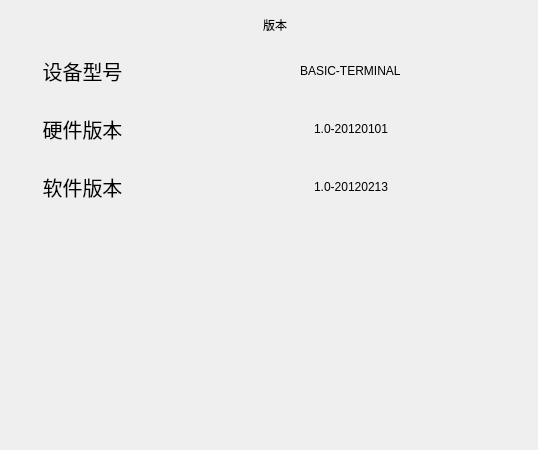
<?xml version="1.0" encoding="UTF-8"?>
<ui version="4.0">
 <class>VersionDialog</class>
 <widget class="QDialog" name="VersionDialog">
  <property name="geometry">
   <rect>
    <x>0</x>
    <y>0</y>
    <width>538</width>
    <height>450</height>
   </rect>
  </property>
  <property name="windowTitle">
   <string>Dialog</string>
  </property>
  <widget class="QFrame" name="frameVersionSetting">
   <property name="geometry">
    <rect>
     <x>0</x>
     <y>0</y>
     <width>538</width>
     <height>450</height>
    </rect>
   </property>
   <property name="styleSheet">
    <string notr="true"/>
   </property>
   <property name="frameShape">
    <enum>QFrame::NoFrame</enum>
   </property>
   <property name="frameShadow">
    <enum>QFrame::Raised</enum>
   </property>
  </widget>
  <widget class="QLabel" name="label_2">
   <property name="geometry">
    <rect>
     <x>0</x>
     <y>42</y>
     <width>165</width>
     <height>58</height>
    </rect>
   </property>
   <property name="styleSheet">
    <string notr="true">font: 20px</string>
   </property>
   <property name="text">
    <string>设备型号</string>
   </property>
   <property name="alignment">
    <set>Qt::AlignCenter</set>
   </property>
  </widget>
  <widget class="QLineEdit" name="lineEdit_ModalType">
   <property name="geometry">
    <rect>
     <x>165</x>
     <y>42</y>
     <width>373</width>
     <height>58</height>
    </rect>
   </property>
   <property name="focusPolicy">
    <enum>Qt::NoFocus</enum>
   </property>
   <property name="styleSheet">
    <string notr="true">border: 0px;
background-color: transparent;</string>
   </property>
   <property name="text">
    <string>BASIC-TERMINAL</string>
   </property>
   <property name="alignment">
    <set>Qt::AlignCenter</set>
   </property>
   <property name="readOnly">
    <bool>true</bool>
   </property>
  </widget>
  <widget class="QLabel" name="label_title">
   <property name="geometry">
    <rect>
     <x>20</x>
     <y>0</y>
     <width>510</width>
     <height>50</height>
    </rect>
   </property>
   <property name="font">
    <font>
     <weight>50</weight>
     <italic>false</italic>
     <bold>false</bold>
    </font>
   </property>
   <property name="mouseTracking">
    <bool>false</bool>
   </property>
   <property name="autoFillBackground">
    <bool>false</bool>
   </property>
   <property name="styleSheet">
    <string notr="true"/>
   </property>
   <property name="text">
    <string>版本</string>
   </property>
   <property name="alignment">
    <set>Qt::AlignCenter</set>
   </property>
  </widget>
  <widget class="QLabel" name="label_3">
   <property name="geometry">
    <rect>
     <x>0</x>
     <y>100</y>
     <width>165</width>
     <height>58</height>
    </rect>
   </property>
   <property name="styleSheet">
    <string notr="true">font: 20px</string>
   </property>
   <property name="text">
    <string>硬件版本</string>
   </property>
   <property name="alignment">
    <set>Qt::AlignCenter</set>
   </property>
  </widget>
  <widget class="QLineEdit" name="lineEdit_HardwareVersion">
   <property name="geometry">
    <rect>
     <x>165</x>
     <y>100</y>
     <width>373</width>
     <height>58</height>
    </rect>
   </property>
   <property name="focusPolicy">
    <enum>Qt::NoFocus</enum>
   </property>
   <property name="styleSheet">
    <string notr="true">border: 0px;
background-color: transparent;</string>
   </property>
   <property name="text">
    <string>1.0-20120101</string>
   </property>
   <property name="alignment">
    <set>Qt::AlignCenter</set>
   </property>
   <property name="readOnly">
    <bool>true</bool>
   </property>
  </widget>
  <widget class="QLineEdit" name="lineEdit_SoftwareVersion">
   <property name="geometry">
    <rect>
     <x>165</x>
     <y>158</y>
     <width>373</width>
     <height>58</height>
    </rect>
   </property>
   <property name="focusPolicy">
    <enum>Qt::NoFocus</enum>
   </property>
   <property name="styleSheet">
    <string notr="true">border: 0px;
background-color: transparent;</string>
   </property>
   <property name="text">
    <string>1.0-20120213</string>
   </property>
   <property name="alignment">
    <set>Qt::AlignCenter</set>
   </property>
   <property name="readOnly">
    <bool>true</bool>
   </property>
  </widget>
  <widget class="QLabel" name="label_4">
   <property name="geometry">
    <rect>
     <x>0</x>
     <y>158</y>
     <width>165</width>
     <height>58</height>
    </rect>
   </property>
   <property name="styleSheet">
    <string notr="true">font: 20px</string>
   </property>
   <property name="text">
    <string>软件版本</string>
   </property>
   <property name="alignment">
    <set>Qt::AlignCenter</set>
   </property>
  </widget>
 </widget>
 <resources/>
 <connections/>
</ui>
